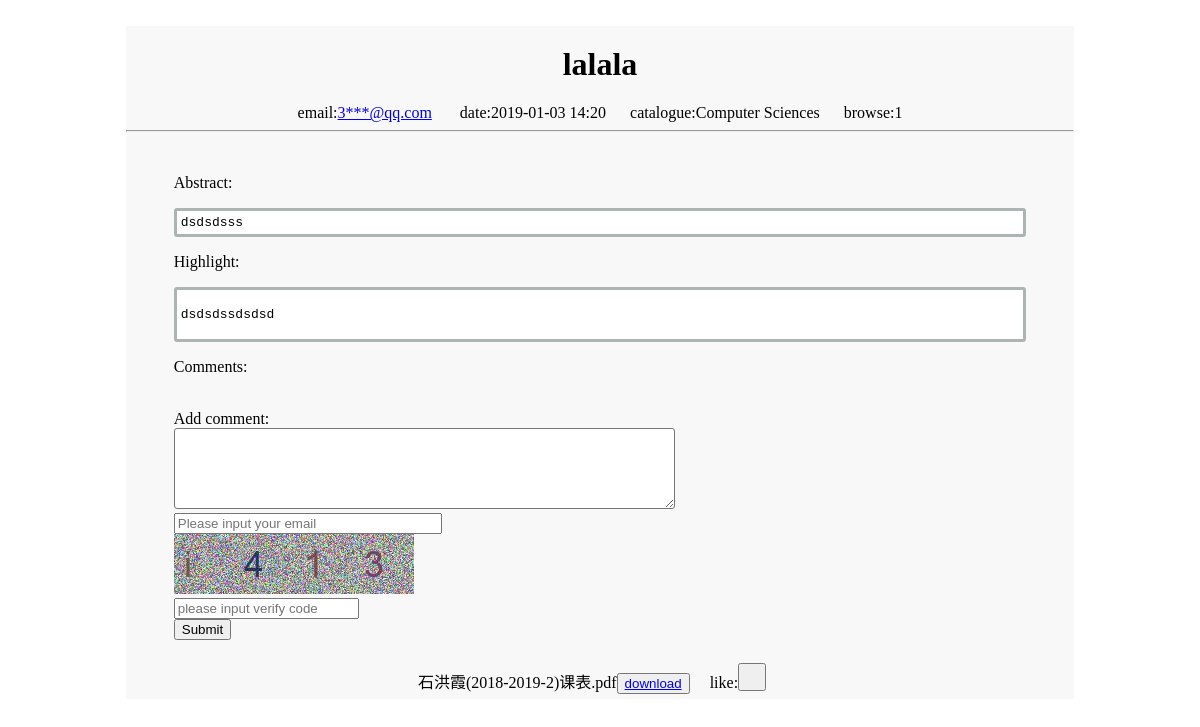
Page /12142561-8e43-4197-9fd5-bf5ff81daf81 on the earlier database version.
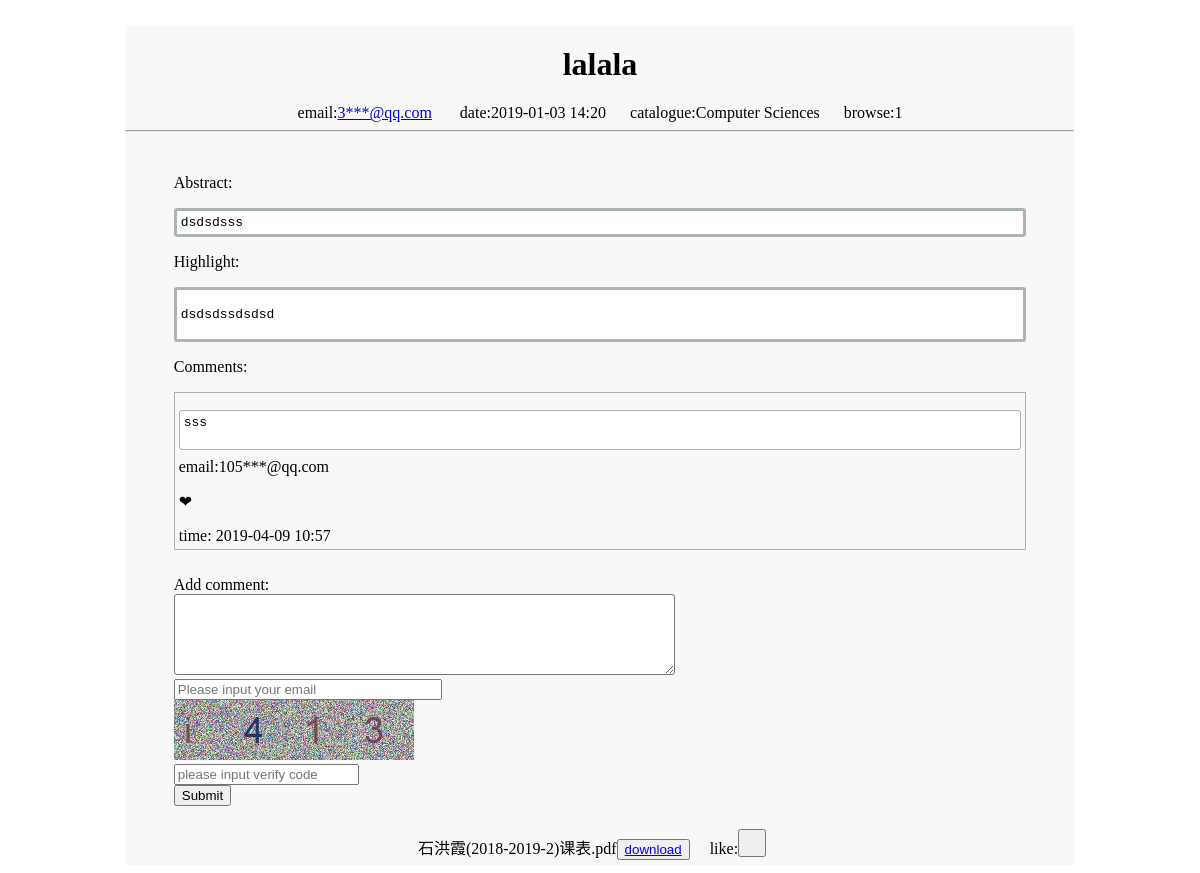
Same page on the later database version.
### tables this page shows
CREATE TABLE Publish
(
    id text PRIMARY KEY,
    fname text,
    title text,
    abstract text,
    desc text,
    email text,
    path text,
    time text
);

CREATE TABLE Catalogue
(
    id integer PRIMARY KEY AUTOINCREMENT NOT NULL,
    catalogue text,
    desc text
, pid integer NULL, subject text NULL);

CREATE TABLE Browse
(
    id text,
    count int DEFAULT 0, ip text NULL,
    CONSTRAINT Browse_Publish_id_fk FOREIGN KEY (id) REFERENCES Publish (id)
);

CREATE TABLE Article
(
    id text,
    thumb text,
    comment text,
    email text,
    time text,
    comment_id integer PRIMARY KEY AUTOINCREMENT NOT NULL,
    CONSTRAINT Article_Publish_id_fk FOREIGN KEY (id) REFERENCES Publish (id)
);

### app.py (the view)
@app.route('/<id>')
def title(id):
    info = Serverdatabase.article(id)
    info1 = Serverdatabase.article1(id)
    info2 = Serverdatabase.get_article_catalogue_info(id)
    info3 = Serverdatabase.get_count(id)
    tool = Tool()
    return render_template('article.html', info=info, info1=info1, info2=info2, id=id, info3=info3,tool=tool)

### app.py (called while the page is built)
@app.after_request
def after_request(response):
    if request.path.startswith('/'):
        id = request.path[request.path.rfind('/', 0)+1:]
        print(id)
        ip = request.remote_addr
        print(ip)
        Serverdatabase.set_count(id, ip)
    return response

@app.before_request
def before_request():
    if request.path.startswith('/publish/'):
        verify = Verify()
        verify.show()

@app.before_request
def beforeRequest():
    ip = request.remote_addr
    Serverdatabase.record_ip(ip)

    def jiami(self, email):
        email3 = email
        count1 = len(email)
        email = email[0:email.rfind('@', 0)]
        count = len(email)
        email1 = email[0:int(count / 3)]
        email2 = email[int(count / 3):count]
        email2 = email2.replace(email2, "***")
        email4 = email3[count:count1]
        email5 = email1 + email2 + email4
        return email5

### publish.py (called while the page is built)
    @staticmethod
    def article(id):
        conn = sqlite3.connect('server.sqlite3')
        c = conn.cursor()
        sql = 'select * from Article where id = \'' + id + '\' order by time desc'
        c.execute(sql)
        data = c.fetchall()
        conn.commit()
        c.close()
        conn.close()
        return data

    @staticmethod
    def article1(id):
        conn = sqlite3.connect('server.sqlite3')
        c = conn.cursor()
        sql = 'select * from Publish where id = \'' + id + '\''
        c.execute(sql)
        data = c.fetchall()
        conn.commit()
        c.close()
        conn.close()
        return data

    @staticmethod
    def get_article_catalogue_info(id):
        conn = sqlite3.connect('server.sqlite3')
        c = conn.cursor()
        c.execute("select * from Catalogue where id in "
                  "(select catalogue_id from Article_Catalogue where article_id = '%s')" %id)
        data = c.fetchall()
        conn.commit()
        c.close()
        conn.close()
        return data

    @staticmethod
    def set_count(id, ip):
        conn = sqlite3.connect('server.sqlite3')
        c = conn.cursor()
        sql = 'select * from Browse where id = \''+id+'\' and ip = \'' + ip + '\''
        c.execute(sql)
        data = c.fetchall()
        if data == []:
            c.execute('Insert into Browse(id, count, ip) values (?,?,?)',(id, 1, ip))
            conn.commit()
            c.close()
            conn.close()
        else:
            conn.commit()
            c.close()
            conn.close()

### templates/article.html (shortened to what this page needs)
<!DOCTYPE html>
<html lang="en">
<head>
</head><script src="http://cdn.bootcss.com/jquery/2.2.4/jquery.js"></script>
<body>
<br/>
<div id="head">
{% autoescape false %}
    {% for item in info1 %}
    <li>
  <h1 id="h1">{{ item[2] }}</h1>
        <div align="center">
            <span>  email:<a href = "{{ url_for('author', email =item[5])}} ">{{ tool.jiami(item[5]) }}</a></span>&nbsp;&nbsp;&nbsp;&nbsp;&nbsp;&nbsp;
        <span>date:{{ item[7] }}</span>&nbsp;&nbsp;&nbsp;&nbsp;&nbsp;
    {% autoescape false %}
{% for i in info2 %}
        <span> catalogue:{{ i[1] }}</span>&nbsp;&nbsp;&nbsp;&nbsp;&nbsp;
{% endfor %}
{% endautoescape %}
    {% autoescape false %}
        {% for item in info3 %}
            <span> browse:{{ item[1] }}</span>
        {% endfor %}
        {% endautoescape %}
    </div>
  <hr>
  <br/><div id="content">
  <p>Abstract: </p>
  <pre>{{ item[3] }}</pre>
  <p>Highlight:</p>
  <pre>{{ item[4] }}</pre>
    </div> </li>
    {% endfor %}
{% endautoescape %}
<div id = "content">
   <p>Comments:</p>
{% autoescape false %}
{% for item in info %}
  <div class="comment"><pre class="comment"><li>{{ item[2] }}</li><br/></pre>
      email:{{ tool.jiami(item[3]) }}
      <br/>
      <p class="like1">&#10084;</p>
      time: {{ item[4] }}
  </div>
  {% endfor %}
{% endautoescape %}
  </div><br/>
<div id = "content"><form action="{{ url_for("comment",id = id) }}" method="post" onsubmit="return YanZhen()">
    Add comment:<br/> <textarea rows="5" cols="60" name = "comment" required = required ></textarea><br/>
    <input type = "text" required = required name = "email" id = "email" placeholder="Please input your email" ></br>
        <img id="imgimg" src="" alt = "verify_code" >
    <br/>
        <input type = "text" required = required class="form-control" id = "vcode" name = "vcode" placeholder="please input verify code">
   <br>
    <input type="submit" value="Submit">
</form></div>
  <br>
<div>
{% autoescape false %}
    {% for item in info1 %}
    <li>
        <div align="center">{{ item[1] }}<button id="download"><a href="/download/{{ item[1] }}">download</a></button>&nbsp;&nbsp;&nbsp;&nbsp;
            like:<button id="like" style = "backgroundColor:#f8f8f8; width: 28px; height: 28px">
    </button>&nbsp;&nbsp;&nbsp;&nbsp;
    </li>
        {% endfor %}
{% endautoescape %}
  </div>
</div>
</body>
</html>

### templates/article.html (style rules this page uses)
#head { align-content: center; background-color:#f8f8f8; clear: both; margin-left: 10%; margin-right: 10%; padding-bottom: 5px; }
#h1 { align-content: center; text-align: center; margin-top: 10px; padding-top: 10px; }
#content { margin-left: 5%; margin-right: 5%; margin-bottom: 5px; }
#head #content pre { padding: 4px; background-color: #FFFFFF; border-style:solid; border-radius: 3px; border-color: #ADB5B4; }
textarea { border-radius: 3px; }
.comment { border-style: solid; padding: 4px; border-color: #B4AEAE; margin-bottom: 8px; border-width: thin; }
li { list-style: none; }
#email { width: 260px; }

Differences in the rows shown:
added Article: comment "sss", jiami "105***@qq.com", time "2019-04-09 10:57"
